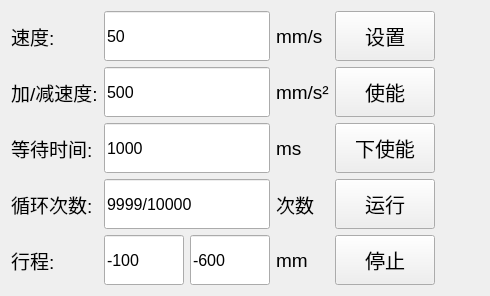
                          <widget class="QWidget" name="tab">
                           <attribute name="title">
                            <string>Tab 1</string>
                           </attribute>
                           <layout class="QHBoxLayout" name="horizontalLayout_7">
                            <item>
                             <layout class="QVBoxLayout" name="verticalLayout_9">
                              <item>
                               <widget class="QLabel" name="label_30">
                                <property name="font">
                                 <font>
                                  <pointsize>14</pointsize>
                                 </font>
                                </property>
                                <property name="text">
                                 <string>速度:</string>
                                </property>
                               </widget>
                              </item>
                              <item>
                               <widget class="QLabel" name="label_51">
                                <property name="font">
                                 <font>
                                  <pointsize>14</pointsize>
                                 </font>
                                </property>
                                <property name="text">
                                 <string>加/减速度:</string>
                                </property>
                               </widget>
                              </item>
                              <item>
                               <widget class="QLabel" name="label_52">
                                <property name="font">
                                 <font>
                                  <pointsize>14</pointsize>
                                 </font>
                                </property>
                                <property name="text">
                                 <string>等待时间:</string>
                                </property>
                               </widget>
                              </item>
                              <item>
                               <widget class="QLabel" name="label_69">
                                <property name="font">
                                 <font>
                                  <pointsize>14</pointsize>
                                 </font>
                                </property>
                                <property name="text">
                                 <string>循环次数:</string>
                                </property>
                               </widget>
                              </item>
                              <item>
                               <widget class="QLabel" name="label_70">
                                <property name="font">
                                 <font>
                                  <pointsize>14</pointsize>
                                 </font>
                                </property>
                                <property name="text">
                                 <string>行程:</string>
                                </property>
                               </widget>
                              </item>
                             </layout>
                            </item>
                            <item>
                             <layout class="QGridLayout" name="gridLayout_42">
                              <item row="4" column="0">
                               <widget class="QLineEdit" name="line_test_A">
                                <property name="minimumSize">
                                 <size>
                                  <width>80</width>
                                  <height>50</height>
                                 </size>
                                </property>
                                <property name="maximumSize">
                                 <size>
                                  <width>80</width>
                                  <height>50</height>
                                 </size>
                                </property>
                                <property name="font">
                                 <font>
                                  <pointsize>12</pointsize>
                                 </font>
                                </property>
                                <property name="text">
                                 <string>-100</string>
                                </property>
                               </widget>
                              </item>
                              <item row="0" column="0" colspan="2">
                               <widget class="QLineEdit" name="line_test_vel">
                                <property name="minimumSize">
                                 <size>
                                  <width>0</width>
                                  <height>50</height>
                                 </size>
                                </property>
                                <property name="maximumSize">
                                 <size>
                                  <width>200</width>
                                  <height>16777215</height>
                                 </size>
                                </property>
                                <property name="font">
                                 <font>
                                  <pointsize>12</pointsize>
                                 </font>
                                </property>
                                <property name="text">
                                 <string>50</string>
                                </property>
                               </widget>
                              </item>
                              <item row="3" column="0" colspan="2">
                               <widget class="QLineEdit" name="line_test_movenum">
                                <property name="minimumSize">
                                 <size>
                                  <width>0</width>
                                  <height>50</height>
                                 </size>
                                </property>
                                <property name="maximumSize">
                                 <size>
                                  <width>200</width>
                                  <height>16777215</height>
                                 </size>
                                </property>
                                <property name="font">
                                 <font>
                                  <pointsize>12</pointsize>
                                 </font>
                                </property>
                                <property name="text">
                                 <string>9999/10000</string>
                                </property>
                               </widget>
                              </item>
                              <item row="1" column="0" colspan="2">
                               <widget class="QLineEdit" name="line_test_accdec">
                                <property name="minimumSize">
                                 <size>
                                  <width>0</width>
                                  <height>50</height>
                                 </size>
                                </property>
                                <property name="maximumSize">
                                 <size>
                                  <width>200</width>
                                  <height>16777215</height>
                                 </size>
                                </property>
                                <property name="font">
                                 <font>
                                  <pointsize>12</pointsize>
                                 </font>
                                </property>
                                <property name="text">
                                 <string>500</string>
                                </property>
                               </widget>
                              </item>
                              <item row="4" column="1">
                               <widget class="QLineEdit" name="line_test_B">
                                <property name="minimumSize">
                                 <size>
                                  <width>80</width>
                                  <height>50</height>
                                 </size>
                                </property>
                                <property name="maximumSize">
                                 <size>
                                  <width>80</width>
                                  <height>50</height>
                                 </size>
                                </property>
                                <property name="font">
                                 <font>
                                  <pointsize>12</pointsize>
                                 </font>
                                </property>
                                <property name="text">
                                 <string>-600</string>
                                </property>
                               </widget>
                              </item>
                              <item row="2" column="0" colspan="2">
                               <widget class="QLineEdit" name="line_test_waittime">
                                <property name="minimumSize">
                                 <size>
                                  <width>0</width>
                                  <height>50</height>
                                 </size>
                                </property>
                                <property name="maximumSize">
                                 <size>
                                  <width>200</width>
                                  <height>16777215</height>
                                 </size>
                                </property>
                                <property name="font">
                                 <font>
                                  <pointsize>12</pointsize>
                                 </font>
                                </property>
                                <property name="text">
                                 <string>1000</string>
                                </property>
                               </widget>
                              </item>
                             </layout>
                            </item>
                            <item>
                             <layout class="QVBoxLayout" name="verticalLayout_12">
                              <item>
                               <widget class="QLabel" name="label_78">
                                <property name="font">
                                 <font>
                                  <pointsize>14</pointsize>
                                 </font>
                                </property>
                                <property name="text">
                                 <string>mm/s</string>
                                </property>
                               </widget>
                              </item>
                              <item>
                               <widget class="QLabel" name="label_79">
                                <property name="font">
                                 <font>
                                  <pointsize>14</pointsize>
                                 </font>
                                </property>
                                <property name="text">
                                 <string>mm/s²</string>
                                </property>
                               </widget>
                              </item>
                              <item>
                               <widget class="QLabel" name="label_81">
                                <property name="font">
                                 <font>
                                  <pointsize>14</pointsize>
                                 </font>
                                </property>
                                <property name="text">
                                 <string>ms</string>
                                </property>
                               </widget>
                              </item>
                              <item>
                               <widget class="QLabel" name="label_82">
                                <property name="font">
                                 <font>
                                  <pointsize>14</pointsize>
                                 </font>
                                </property>
                                <property name="text">
                                 <string>次数</string>
                                </property>
                               </widget>
                              </item>
                              <item>
                               <widget class="QLabel" name="label_85">
                                <property name="font">
                                 <font>
                                  <pointsize>14</pointsize>
                                 </font>
                                </property>
                                <property name="text">
                                 <string>mm</string>
                                </property>
                               </widget>
                              </item>
                             </layout>
                            </item>
                            <item>
                             <layout class="QVBoxLayout" name="verticalLayout_11">
                              <item>
                               <widget class="QPushButton" name="test_set">
                                <property name="minimumSize">
                                 <size>
                                  <width>100</width>
                                  <height>50</height>
                                 </size>
                                </property>
                                <property name="maximumSize">
                                 <size>
                                  <width>100</width>
                                  <height>16777215</height>
                                 </size>
                                </property>
                                <property name="font">
                                 <font>
                                  <pointsize>15</pointsize>
                                 </font>
                                </property>
                                <property name="text">
                                 <string>设置</string>
                                </property>
                               </widget>
                              </item>
                              <item>
                               <widget class="QPushButton" name="test_enable">
                                <property name="minimumSize">
                                 <size>
                                  <width>100</width>
                                  <height>50</height>
                                 </size>
                                </property>
                                <property name="maximumSize">
                                 <size>
                                  <width>100</width>
                                  <height>16777215</height>
                                 </size>
                                </property>
                                <property name="font">
                                 <font>
                                  <pointsize>15</pointsize>
                                 </font>
                                </property>
                                <property name="text">
                                 <string>使能</string>
                                </property>
                               </widget>
                              </item>
                              <item>
                               <widget class="QPushButton" name="test_disable">
                                <property name="minimumSize">
                                 <size>
                                  <width>100</width>
                                  <height>50</height>
                                 </size>
                                </property>
                                <property name="maximumSize">
                                 <size>
                                  <width>100</width>
                                  <height>16777215</height>
                                 </size>
                                </property>
                                <property name="font">
                                 <font>
                                  <pointsize>15</pointsize>
                                 </font>
                                </property>
                                <property name="text">
                                 <string>下使能</string>
                                </property>
                               </widget>
                              </item>
                              <item>
                               <widget class="QPushButton" name="test_start_move">
                                <property name="minimumSize">
                                 <size>
                                  <width>100</width>
                                  <height>50</height>
                                 </size>
                                </property>
                                <property name="maximumSize">
                                 <size>
                                  <width>100</width>
                                  <height>16777215</height>
                                 </size>
                                </property>
                                <property name="font">
                                 <font>
                                  <pointsize>15</pointsize>
                                 </font>
                                </property>
                                <property name="text">
                                 <string>运行</string>
                                </property>
                               </widget>
                              </item>
                              <item>
                               <widget class="QPushButton" name="test_stop2">
                                <property name="minimumSize">
                                 <size>
                                  <width>100</width>
                                  <height>50</height>
                                 </size>
                                </property>
                                <property name="maximumSize">
                                 <size>
                                  <width>100</width>
                                  <height>16777215</height>
                                 </size>
                                </property>
                                <property name="font">
                                 <font>
                                  <pointsize>15</pointsize>
                                 </font>
                                </property>
                                <property name="text">
                                 <string>停止</string>
                                </property>
                               </widget>
                              </item>
                             </layout>
                            </item>
                            <item>
                             <spacer name="horizontalSpacer_21">
                              <property name="orientation">
                               <enum>Qt::Orientation::Horizontal</enum>
                              </property>
                              <property name="sizeHint" stdset="0">
                               <size>
                                <width>44</width>
                                <height>20</height>
                               </size>
                              </property>
                             </spacer>
                            </item>
                           </layout>
                          </widget>
